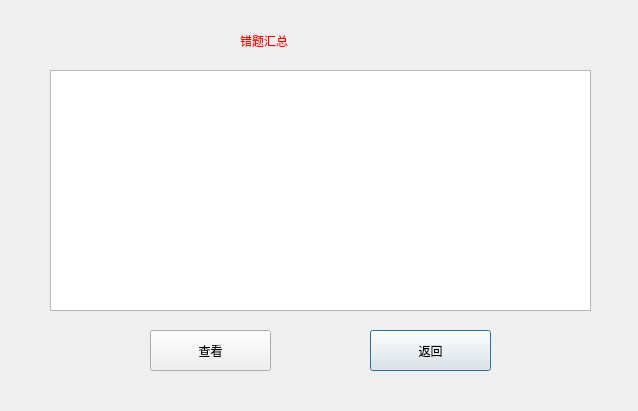
<?xml version="1.0" encoding="UTF-8"?>
<ui version="4.0">
 <class>Error</class>
 <widget class="QDialog" name="Error">
  <property name="geometry">
   <rect>
    <x>0</x>
    <y>0</y>
    <width>638</width>
    <height>411</height>
   </rect>
  </property>
  <property name="windowTitle">
   <string>Dialog</string>
  </property>
  <widget class="QPushButton" name="pushButton">
   <property name="geometry">
    <rect>
     <x>370</x>
     <y>330</y>
     <width>121</width>
     <height>41</height>
    </rect>
   </property>
   <property name="styleSheet">
    <string notr="true">font: 14pt &quot;Adobe Devanagari&quot;;</string>
   </property>
   <property name="text">
    <string>返回</string>
   </property>
  </widget>
  <widget class="QLabel" name="label">
   <property name="geometry">
    <rect>
     <x>240</x>
     <y>10</y>
     <width>171</width>
     <height>61</height>
    </rect>
   </property>
   <property name="styleSheet">
    <string notr="true">font: 30pt &quot;Adobe Devanagari&quot;;
color: rgb(255, 0, 0);</string>
   </property>
   <property name="text">
    <string>错题汇总</string>
   </property>
  </widget>
  <widget class="QPushButton" name="pushButton_2">
   <property name="geometry">
    <rect>
     <x>150</x>
     <y>330</y>
     <width>121</width>
     <height>41</height>
    </rect>
   </property>
   <property name="styleSheet">
    <string notr="true">font: 14pt &quot;Adobe Devanagari&quot;;</string>
   </property>
   <property name="text">
    <string>查看</string>
   </property>
  </widget>
  <widget class="QTextEdit" name="textEdit">
   <property name="geometry">
    <rect>
     <x>50</x>
     <y>70</y>
     <width>541</width>
     <height>241</height>
    </rect>
   </property>
   <property name="styleSheet">
    <string notr="true">font: 12pt &quot;Adobe Devanagari&quot;;</string>
   </property>
  </widget>
 </widget>
 <resources/>
 <connections/>
</ui>
